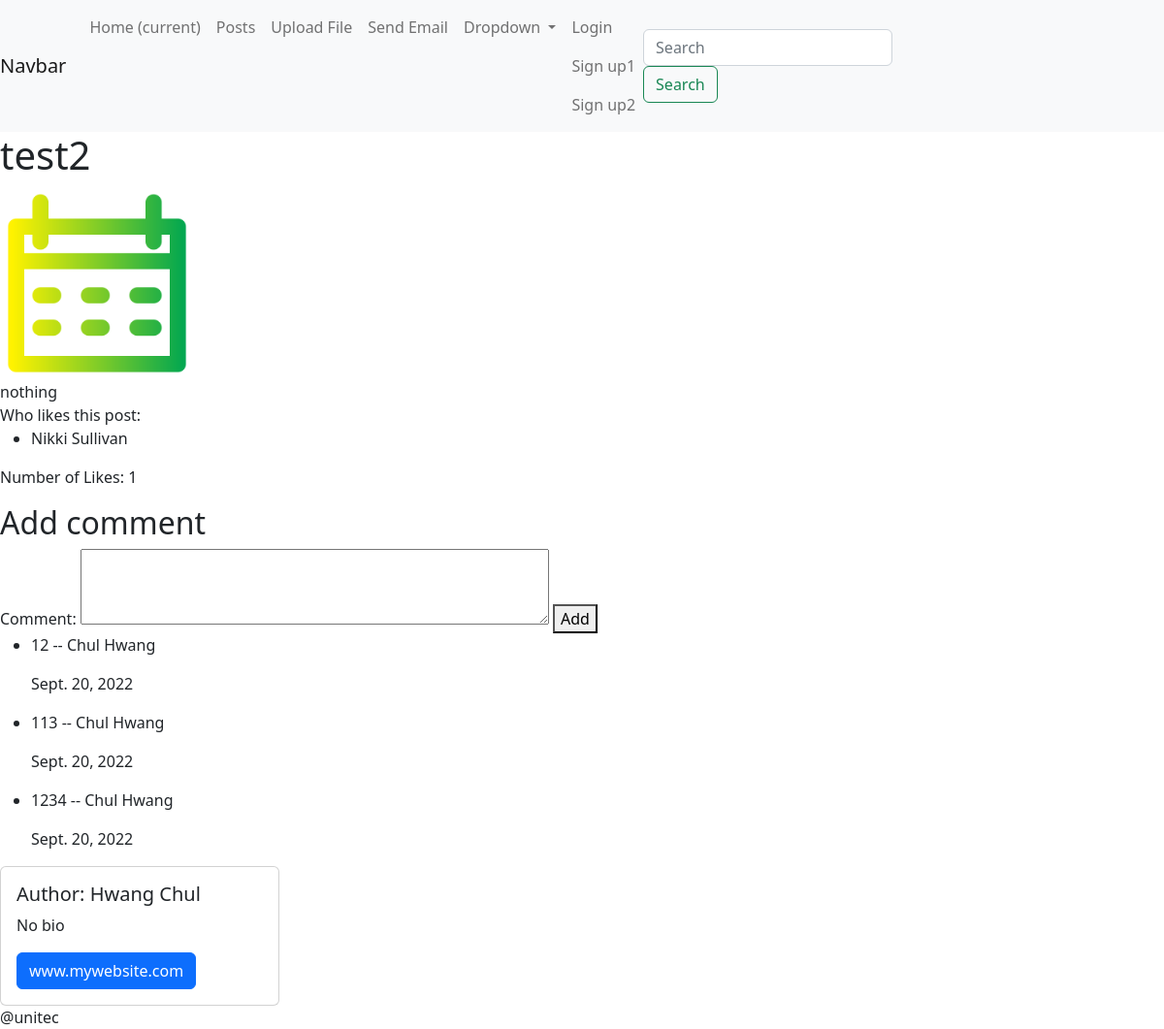
The page /posts/2/detail on the database its author committed.
### blog/models.py (models this page shows, shortened)
class Post(models.Model):
    title = models.CharField(max_length=200)
    title_tag = models.CharField(max_length=200, null=True, blank=True)
    post_image = models.ImageField(blank=True, null=True, upload_to="image/")
    author = models.ForeignKey(User, on_delete=models.CASCADE)
    body = RichTextField(blank=True, null=True)
    post_date = models.DateField(auto_now_add=True)
    snippet = models.CharField(max_length=200, null=True, blank=True)
    category = models.ForeignKey(Category, on_delete=models.CASCADE)
    likes = models.ManyToManyField(User, related_name="post_likes", null=True, blank=True)

class Comment(models.Model):
    post = models.ForeignKey(Post, on_delete=models.CASCADE)
    user = models.ForeignKey(User, on_delete=models.CASCADE, related_name="user_comment")
    body = models.TextField()
    date_added = models.DateField(auto_now_add=True)

class Profile(models.Model):
    user = models.OneToOneField(User, on_delete=models.CASCADE)
    bio = models.TextField()
    website = models.CharField(max_length=200, null=True, blank=True)

### blog/views.py (the view)
# urls.py: path("posts/<int:pk>/detail", detailPost.as_view(), name="post-detail"),
class detailPost(DetailView):
    model = Post
    template_name = "post_detail.html"

### blog/templates/post_detail.html (shortened to what this page needs)
{% extends "base.html" %}
{% block content %}
<h1>{{ post.title }}</h1>
    {% if post.post_image %}
        <div>
        <img src="{{ post.post_image.url }}" width="200px">
        </div>
    {% endif %}
    <div>
    {{ post.body | safe }}
    </div>
    Who likes this post:
        <ul>
            {% for person in post.likes.all %}
                <li>{{ person.first_name }} {{ person.last_name }}</li>
            {% endfor %}
        </ul>
    <p>Number of Likes: {{ post.likes.count }}</p>
    <form method="post" action="{% url 'add_comment' %}">
    <h2> Add comment</h2>
    Comment: <textarea cols="50" rows="3" name="body"></textarea>
    <button>Add</button>
    </form>
    <ul>
    {% for comment in post.comment_set.all %}
        <li><p>{{ comment.body }} -- {{ comment.user.first_name }} {{ comment.user.last_name }}</p>
            <p>{{ comment.date_added }}</p>
        </li>
    {% endfor %}
    </ul>
    <div class="card" style="width: 18rem;">
          <div class="card-body">
                <h5 class="card-title">Author: {{ post.author.last_name}} {{ post.author.first_name }}</h5>
                <p class="card-text">{{ post.author.profile.bio }}</p>
                <a href="#" class="btn btn-primary">{{ post.author.profile.website }}</a>
          </div>
    </div>
{% endblock %}

### blog/templates/base.html (shortened to what this page needs)
<!DOCTYPE html>
<html lang="en">
<head>
    <link href="https://cdn.jsdelivr.net/npm/bootstrap@5.2.0/dist/css/bootstrap.min.css" rel="stylesheet"
>
</head>
<body>
<nav class="navbar navbar-expand-lg navbar-light bg-light">
    <a class="navbar-brand" href="#">Navbar</a>
    <div class="collapse navbar-collapse" id="navbarSupportedContent">
        <ul class="navbar-nav mr-auto">
            <li class="nav-item active">
                <a class="nav-link" href="#">Home <span class="sr-only">(current)</span></a>
            </li>
            <li class="nav-item">
                <a class="nav-link" href="{% url 'posts' %}">Posts</a>
            </li>
            <li class="nav-item">
                <a class="nav-link" href="{% url 'file_upload' %}">Upload File</a>
            </li>
        <li class="nav-item">
                <a class="nav-link" href="{% url 'send_email' %}">Send Email</a>
            </li>
            <li class="nav-item dropdown">
                <a class="nav-link dropdown-toggle" href="#" id="navbarDropdown" role="button" data-toggle="dropdown"
                   aria-haspopup="true" aria-expanded="false">
                    Dropdown
                </a>
            </li>
            <li class="nav-item">
            {% if user.is_authenticated %}
                <a class="nav-link" href="{% url 'logout' %}">Logout</a>
            {% else %}
                <a class="nav-link" href="{% url 'login' %}">Login</a>
                <a class="nav-link" href="{% url 'register' %}">Sign up1</a>
                <a class="nav-link" href="{% url 'custom_register' %}">Sign up2</a>
            {% endif %}
        </ul>
        <form class="form-inline my-2 my-lg-0">
            <input class="form-control mr-sm-2" type="search" placeholder="Search" aria-label="Search">
            <button class="btn btn-outline-success my-2 my-sm-0" type="submit">Search</button>
        </form>
    </div>
</nav>
{% block content %}
{% endblock %}
<div id="footer">@unitec</div>
</body>
</html>

### rows shown on the page
Post: title "test2", post_image (picture), body "nothing", likes.count "1", author.last_name "Hwang", author.first_name "Chul", author.profile.bio "No bio", author.profile.website "www.mywebsite.com"
Comment: body "12", user.first_name "Chul", user.last_name "Hwang", date_added "Sept. 20, 2022"
Comment: body "113", user.first_name "Chul", user.last_name "Hwang", date_added "Sept. 20, 2022"
Comment: body "1234", user.first_name "Chul", user.last_name "Hwang", date_added "Sept. 20, 2022"

### other values the page prints
{{ person.first_name }} "Nikki"
{{ person.last_name }} "Sullivan"
